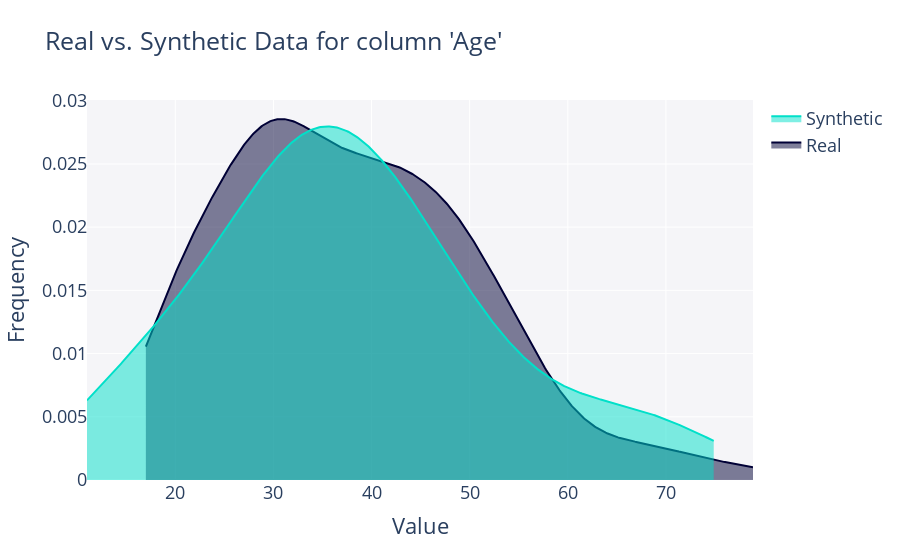
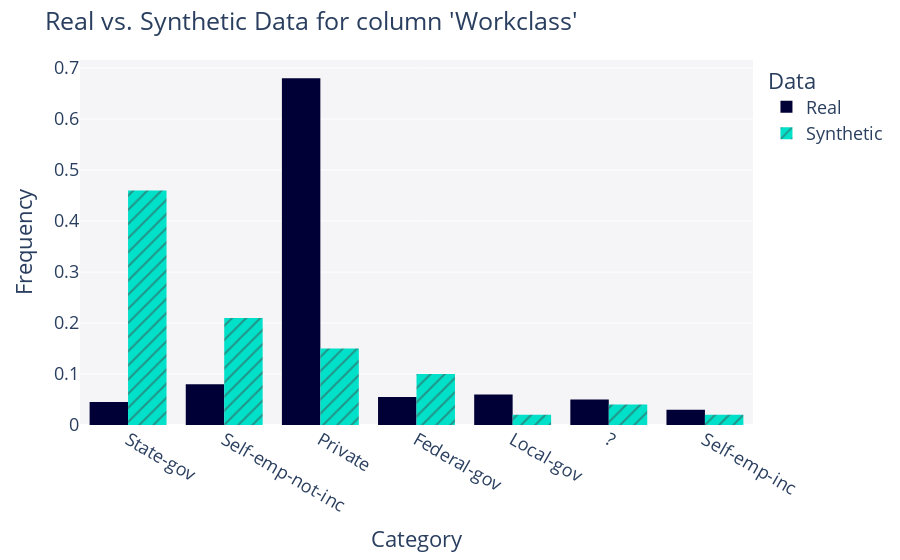
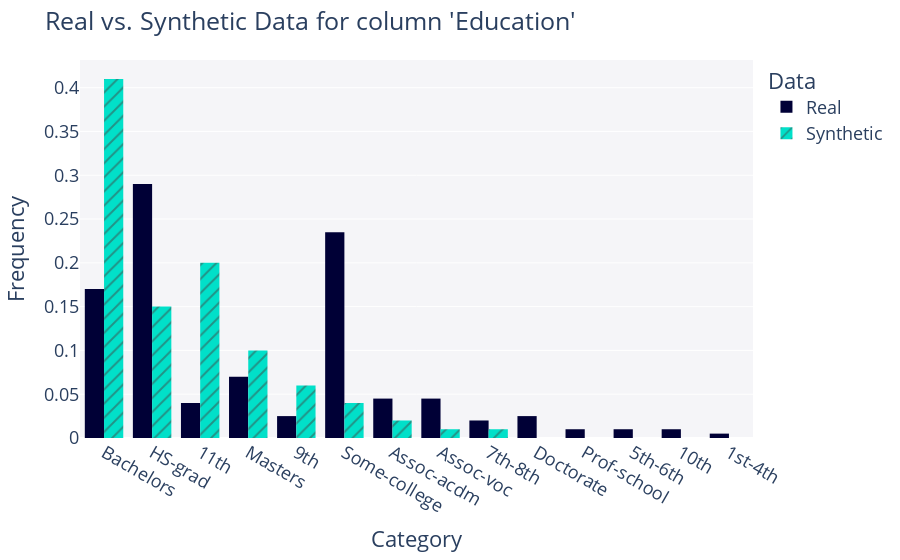
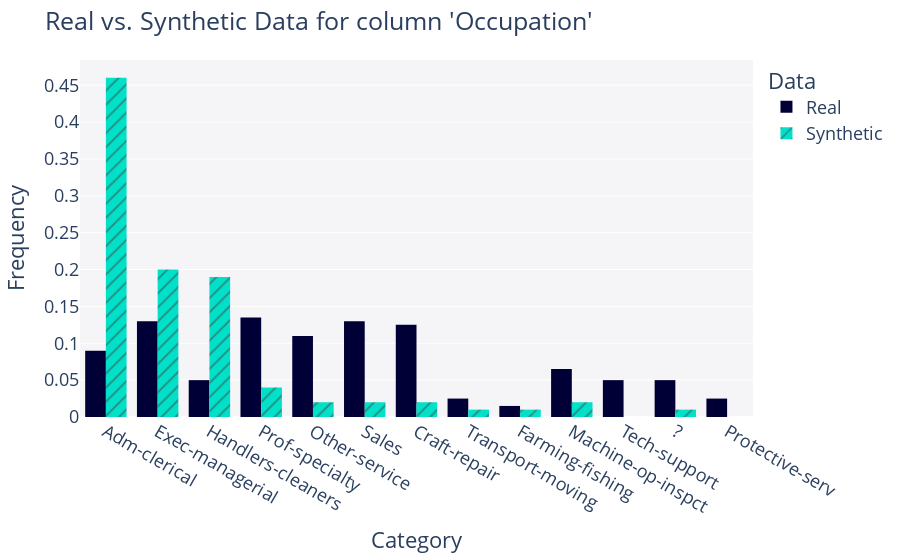

Notebook code cell kept with these figures, in order:
### Code cell
for column in real_data.columns:
    # Generate the plot for the current column
    fig = get_column_plot(
        real_data=real_data,
        synthetic_data=synthetic_data,
        column_name=column,
        metadata=metadata
    )
    
    fig.show()

### Figure 1 — Plotly figure (JSON) as saved in the notebook; plotly's stock layout.template omitted (floating-point values rounded to 4 significant figures; data arrays with more than 128 entries replaced by an {"elided": "..."} marker saying what was removed)
{"data": [{"fill": "tozeroy", "hovertemplate": "<b>Real</b><br>Frequency: %{y}<extra></extra>", "legendgroup": "Real", "marker": {"color": "#000036"}, "mode": "lines", "name": "Real", "showlegend": true, "type": "scatter", "x": {"elided": "500 float values"}, "xaxis": "x", "y": {"elided": "500 float values"}, "yaxis": "y"}, {"fill": "tozeroy", "hovertemplate": "<b>Synthetic</b><br>Frequency: %{y}<extra></extra>", "legendgroup": "Synthetic", "marker": {"color": "#01E0C9"}, "mode": "lines", "name": "Synthetic", "showlegend": true, "type": "scatter", "x": {"elided": "500 float values"}, "xaxis": "x", "y": {"elided": "500 float values"}, "yaxis": "y"}], "layout": {"barmode": "overlay", "font": {"size": 18}, "hovermode": "closest", "legend": {"traceorder": "reversed"}, "plot_bgcolor": "#F5F5F8", "title": {"text": "Real vs. Synthetic Data for column 'Age'"}, "xaxis": {"anchor": "y2", "domain": [0, 1], "title": {"text": "Value"}, "zeroline": false}, "yaxis": {"anchor": "free", "domain": [0, 1], "position": 0, "title": {"text": "Frequency"}}}}

### Figure 2 — Plotly figure (JSON) as saved in the notebook; plotly's stock layout.template omitted (floating-point values rounded to 4 significant figures; data arrays with more than 128 entries replaced by an {"elided": "..."} marker saying what was removed)
{"data": [{"alignmentgroup": "True", "bingroup": "x", "histnorm": "probability density", "hovertemplate": "<b>Real</b><br>Frequency: %{y}<extra></extra>", "legendgroup": "Real", "marker": {"color": "#000036", "pattern": {"shape": ""}}, "name": "Real", "offsetgroup": "Real", "orientation": "v", "showlegend": true, "type": "histogram", "x": {"elided": "200 str values"}, "xaxis": "x", "yaxis": "y"}, {"alignmentgroup": "True", "bingroup": "x", "histnorm": "probability density", "hovertemplate": "<b>Synthetic</b><br>Frequency: %{y}<extra></extra>", "legendgroup": "Synthetic", "marker": {"color": "#01E0C9", "pattern": {"shape": "/"}}, "name": "Synthetic", "offsetgroup": "Synthetic", "orientation": "v", "showlegend": true, "type": "histogram", "x": ["State-gov", "Private", "State-gov", "State-gov", "State-gov", "Federal-gov", "State-gov", "Local-gov", "Private", "Self-emp-not-inc", "State-gov", "State-gov", "State-gov", "Federal-gov", "State-gov", "Private", "State-gov", "Federal-gov", "Federal-gov", "Self-emp-not-inc", "State-gov", "Local-gov", "Private", "State-gov", "State-gov", "State-gov", "Self-emp-not-inc", "Private", "Self-emp-not-inc", "State-gov", "Self-emp-not-inc", "State-gov", "State-gov", "State-gov", "Self-emp-not-inc", "Self-emp-inc", "State-gov", "Private", "State-gov", "State-gov", "Private", "?", "State-gov", "Private", "State-gov", "?", "Self-emp-not-inc", "Federal-gov", "Self-emp-not-inc", "Self-emp-not-inc", "Federal-gov", "Self-emp-not-inc", "State-gov", "Private", "Self-emp-not-inc", "Private", "Private", "State-gov", "Self-emp-not-inc", "State-gov", "Self-emp-not-inc", "Federal-gov", "State-gov", "State-gov", "State-gov", "State-gov", "Self-emp-not-inc", "Self-emp-not-inc", "State-gov", "Self-emp-not-inc", "Self-emp-not-inc", "Federal-gov", "State-gov", "Private", "State-gov", "State-gov", "Self-emp-not-inc", "State-gov", "Self-emp-not-inc", "?", "State-gov", "Federal-gov", "Private", "State-gov", "Federal-gov", "State-gov", "State-gov", "State-gov", "?", "State-gov", "State-gov", "Self-emp-not-inc", "Private", "Self-emp-inc", "State-gov", "Private", "State-gov", "State-gov", "State-gov", "Self-emp-not-inc"], "xaxis": "x", "yaxis": "y"}], "layout": {"barmode": "group", "font": {"size": 18}, "legend": {"title": {"text": "Data"}, "tracegroupgap": 0}, "margin": {"t": 60}, "plot_bgcolor": "#F5F5F8", "title": {"text": "Real vs. Synthetic Data for column 'Workclass'"}, "xaxis": {"anchor": "y", "domain": [0, 1], "title": {"text": "Category"}}, "yaxis": {"anchor": "x", "domain": [0, 1], "title": {"text": "Frequency"}}}}

### Figure 3 — Plotly figure (JSON) as saved in the notebook; plotly's stock layout.template omitted (floating-point values rounded to 4 significant figures; data arrays with more than 128 entries replaced by an {"elided": "..."} marker saying what was removed)
{"data": [{"alignmentgroup": "True", "bingroup": "x", "histnorm": "probability density", "hovertemplate": "<b>Real</b><br>Frequency: %{y}<extra></extra>", "legendgroup": "Real", "marker": {"color": "#000036", "pattern": {"shape": ""}}, "name": "Real", "offsetgroup": "Real", "orientation": "v", "showlegend": true, "type": "histogram", "x": {"elided": "200 str values"}, "xaxis": "x", "yaxis": "y"}, {"alignmentgroup": "True", "bingroup": "x", "histnorm": "probability density", "hovertemplate": "<b>Synthetic</b><br>Frequency: %{y}<extra></extra>", "legendgroup": "Synthetic", "marker": {"color": "#01E0C9", "pattern": {"shape": "/"}}, "name": "Synthetic", "offsetgroup": "Synthetic", "orientation": "v", "showlegend": true, "type": "histogram", "x": ["11th", "Bachelors", "9th", "Bachelors", "Bachelors", "9th", "Bachelors", "11th", "HS-grad", "HS-grad", "Bachelors", "11th", "HS-grad", "Masters", "11th", "Bachelors", "Bachelors", "9th", "HS-grad", "11th", "Masters", "11th", "9th", "Some-college", "Masters", "Assoc-voc", "Bachelors", "Bachelors", "9th", "Bachelors", "11th", "HS-grad", "Masters", "Bachelors", "Masters", "Masters", "11th", "11th", "Some-college", "HS-grad", "Bachelors", "7th-8th", "Bachelors", "Bachelors", "Bachelors", "Bachelors", "HS-grad", "Bachelors", "Bachelors", "11th", "Bachelors", "Some-college", "11th", "11th", "Bachelors", "Masters", "Some-college", "Bachelors", "HS-grad", "11th", "Bachelors", "Bachelors", "Bachelors", "9th", "Assoc-acdm", "Bachelors", "Masters", "HS-grad", "Masters", "Bachelors", "11th", "HS-grad", "11th", "Bachelors", "Bachelors", "HS-grad", "11th", "Bachelors", "HS-grad", "Bachelors", "Bachelors", "11th", "Bachelors", "Bachelors", "HS-grad", "11th", "Bachelors", "Bachelors", "Bachelors", "Bachelors", "Bachelors", "HS-grad", "Bachelors", "HS-grad", "11th", "Bachelors", "Assoc-acdm", "11th", "Masters", "Bachelors"], "xaxis": "x", "yaxis": "y"}], "layout": {"barmode": "group", "font": {"size": 18}, "legend": {"title": {"text": "Data"}, "tracegroupgap": 0}, "margin": {"t": 60}, "plot_bgcolor": "#F5F5F8", "title": {"text": "Real vs. Synthetic Data for column 'Education'"}, "xaxis": {"anchor": "y", "domain": [0, 1], "title": {"text": "Category"}}, "yaxis": {"anchor": "x", "domain": [0, 1], "title": {"text": "Frequency"}}}}

### Figure 4 — Plotly figure (JSON) as saved in the notebook; plotly's stock layout.template omitted (floating-point values rounded to 4 significant figures; data arrays with more than 128 entries replaced by an {"elided": "..."} marker saying what was removed)
{"data": [{"alignmentgroup": "True", "bingroup": "x", "histnorm": "probability density", "hovertemplate": "<b>Real</b><br>Frequency: %{y}<extra></extra>", "legendgroup": "Real", "marker": {"color": "#000036", "pattern": {"shape": ""}}, "name": "Real", "offsetgroup": "Real", "orientation": "v", "showlegend": true, "type": "histogram", "x": {"elided": "200 str values"}, "xaxis": "x", "yaxis": "y"}, {"alignmentgroup": "True", "bingroup": "x", "histnorm": "probability density", "hovertemplate": "<b>Synthetic</b><br>Frequency: %{y}<extra></extra>", "legendgroup": "Synthetic", "marker": {"color": "#01E0C9", "pattern": {"shape": "/"}}, "name": "Synthetic", "offsetgroup": "Synthetic", "orientation": "v", "showlegend": true, "type": "histogram", "x": ["Exec-managerial", "Handlers-cleaners", "Handlers-cleaners", "Handlers-cleaners", "Handlers-cleaners", "Adm-clerical", "Exec-managerial", "Handlers-cleaners", "Exec-managerial", "Handlers-cleaners", "Adm-clerical", "Prof-specialty", "Exec-managerial", "Handlers-cleaners", "Exec-managerial", "Exec-managerial", "Handlers-cleaners", "Handlers-cleaners", "Adm-clerical", "Adm-clerical", "Adm-clerical", "Adm-clerical", "Adm-clerical", "Adm-clerical", "Handlers-cleaners", "Exec-managerial", "Adm-clerical", "Adm-clerical", "Adm-clerical", "Adm-clerical", "Adm-clerical", "Sales", "Adm-clerical", "Adm-clerical", "Exec-managerial", "Machine-op-inspct", "Adm-clerical", "Adm-clerical", "Adm-clerical", "Prof-specialty", "Adm-clerical", "Adm-clerical", "Handlers-cleaners", "Adm-clerical", "Adm-clerical", "Exec-managerial", "Adm-clerical", "Exec-managerial", "Exec-managerial", "Prof-specialty", "Transport-moving", "Adm-clerical", "Handlers-cleaners", "Farming-fishing", "Prof-specialty", "Adm-clerical", "Adm-clerical", "Handlers-cleaners", "Craft-repair", "Adm-clerical", "Craft-repair", "Handlers-cleaners", "Handlers-cleaners", "Adm-clerical", "Adm-clerical", "Exec-managerial", "Adm-clerical", "Adm-clerical", "Adm-clerical", "Exec-managerial", "Adm-clerical", "?", "Adm-clerical", "Adm-clerical", "Adm-clerical", "Handlers-cleaners", "Adm-clerical", "Adm-clerical", "Exec-managerial", "Exec-managerial", "Adm-clerical", "Adm-clerical", "Adm-clerical", "Adm-clerical", "Handlers-cleaners", "Exec-managerial", "Handlers-cleaners", "Adm-clerical", "Exec-managerial", "Sales", "Exec-managerial", "Exec-managerial", "Adm-clerical", "Machine-op-inspct", "Other-service", "Adm-clerical", "Adm-clerical", "Exec-managerial", "Handlers-cleaners", "Other-service"], "xaxis": "x", "yaxis": "y"}], "layout": {"barmode": "group", "font": {"size": 18}, "legend": {"title": {"text": "Data"}, "tracegroupgap": 0}, "margin": {"t": 60}, "plot_bgcolor": "#F5F5F8", "title": {"text": "Real vs. Synthetic Data for column 'Occupation'"}, "xaxis": {"anchor": "y", "domain": [0, 1], "title": {"text": "Category"}}, "yaxis": {"anchor": "x", "domain": [0, 1], "title": {"text": "Frequency"}}}}
